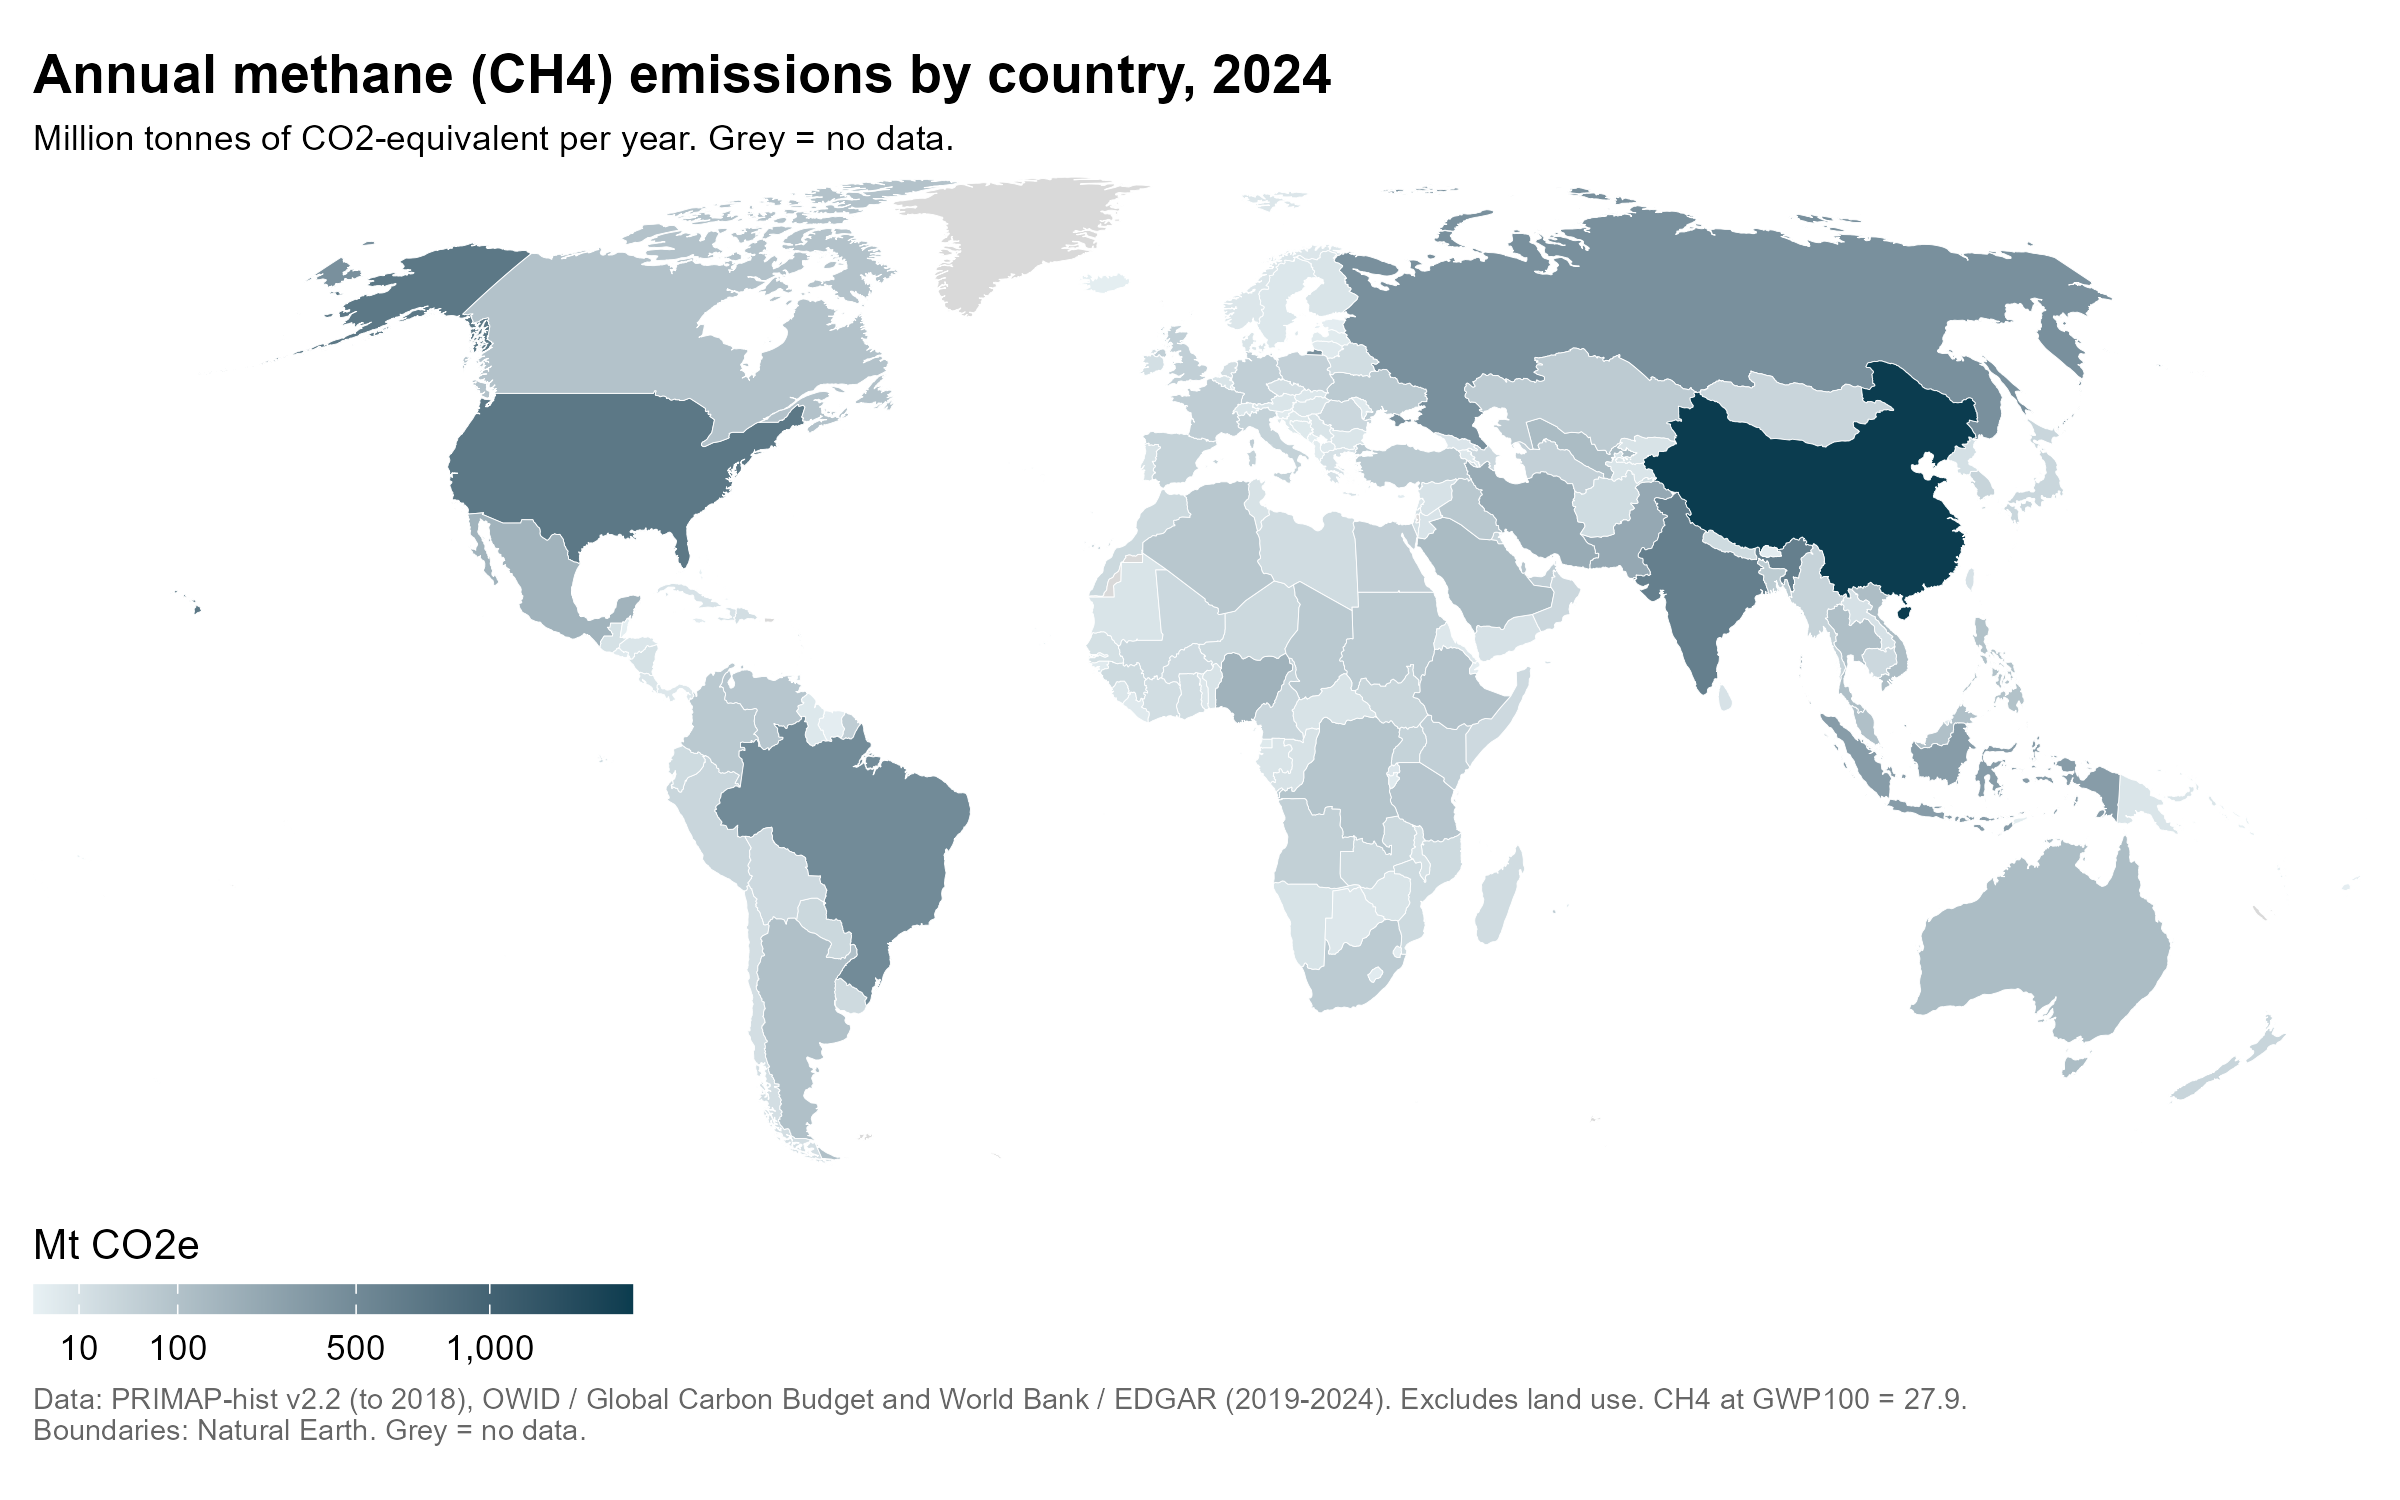

Write the R code that produced this figure.
# World map of CO2 or CH4 emissions by country, 1850-2024 (echarts4r version for the home page).
#
# Choropleth with a gas choice (CO2 / CH4), a measure choice (annual / per person) and a year slider with a play button.
# CH4 is in CO2-equivalent (GWP100 = 27.9), so both gases are on the warming scale.
# The plotly map on the Explore page (charts/b_countries_now/02_choropleth.r) stays as it is; geometry and ISO fixes match it.
# Data: data/emissions_country_year.csv, data/country_groups.csv, data/raw/natural_earth/ne_50m_admin_0_countries.geojson
# Run from the project root:  Rscript charts/e_home/03_world_map.r
# Saves: charts/e_home/03_world_map.png (static) and charts/e_home/03_world_map.html (interactive)
#
# Step 1: static ggplot (my-dataviz house style): CH4 in 2024 (the CO2 version already exists as 02_choropleth.png).
# Step 2: interactive echarts4r map. The world shapes are simplified to keep the HTML small, and the map is drawn
#         from those shapes inside the file, so it works offline (unlike the plotly version).
#         One update() reads all three controls every time, so changing one never resets the others.

library(tidyverse)
library(cowplot)
library(sf)
library(echarts4r)
source("charts/a_generations/echarts_helpers.r")   # save_echart()

if (!file.exists("data/emissions_country_year.csv")) {
  stop("Run this script from the project root: Rscript charts/e_home/03_world_map.r")
}

OUT_PNG  <- "charts/e_home/03_world_map.png"
OUT_HTML <- "charts/e_home/03_world_map.html"
default_year <- 2024
caption <- "Data: PRIMAP-hist v2.2 (to 2018), OWID / Global Carbon Budget and World Bank / EDGAR (2019-2024). Excludes land use. CH4 at GWP100 = 27.9. Boundaries: Natural Earth. Grey = no data."

# ---- Data (shared by both steps) ----
emissions <- read_csv("data/emissions_country_year.csv", show_col_types = FALSE)
groups    <- read_csv("data/country_groups.csv", show_col_types = FALSE)

# Individual countries only (drops World, regions, income groups), so nothing is double-counted.
country_codes <- groups |> filter(!is_aggregate) |> pull(iso_code)
countries <- emissions |> filter(iso_code %in% country_codes)

# Same geometry and ISO fixes as charts/b_countries_now/02_choropleth.r (see the notes there):
# ISO_A3_EH fills France and Norway, SDS -> SSD, drop Antarctica, unnamed shapes and the two small "AUS" territories.
sf_use_s2(FALSE)   # simplify in degrees, keeping shared borders intact
world <- st_read("data/raw/natural_earth/ne_50m_admin_0_countries.geojson", quiet = TRUE) |>
  mutate(iso_code = if_else(ISO_A3_EH == "SDS", "SSD", ISO_A3_EH)) |>
  filter(!iso_code %in% c("-99", "ATA"),
         !ADM0_A3 %in% c("IOA", "ATC")) |>
  select(iso_code, name = NAME, geometry)
stopifnot(!anyDuplicated(world$iso_code))

unmatched <- countries |> filter(year == default_year, !iso_code %in% world$iso_code)
message("Countries with data but no shape on the map: ", nrow(unmatched))

# ---- Step 1: static ggplot ----
map_data <- world |> left_join(filter(countries, year == default_year), by = "iso_code")
stopifnot(nrow(map_data) == nrow(world))   # the join must not add or repeat rows

p_map <- ggplot(map_data) +
  geom_sf(aes(fill = ch4_mtco2e), color = "white", linewidth = 0.1) +
  # sqrt scale so mid-sized emitters stay visible next to the largest
  scale_fill_gradient(
    low = "#e8f1f4", high = "#0b3c4f", trans = "sqrt", na.value = "#d9d9d9",
    breaks = c(10, 100, 500, 1000), labels = scales::comma,
    name = "Mt CO2e",
    guide = guide_colorbar(barwidth = 10, barheight = 0.5, title.position = "top")
  ) +
  coord_sf(crs = "+proj=robin", expand = FALSE) +
  labs(
    title    = paste0("Annual methane (CH4) emissions by country, ", default_year),
    subtitle = "Million tonnes of CO2-equivalent per year. Grey = no data.",
    caption  = str_wrap(caption, 140)
  ) +
  theme_map(font_size = 10) +
  theme(
    plot.title = element_text(face = "bold", size = 13),
    plot.caption = element_text(size = 7, color = "grey40", hjust = 0),
    legend.position = "bottom",
    legend.justification = "left",
    plot.margin = margin(8, 8, 8, 8)
  )

ggsave(OUT_PNG, p_map, width = 8, height = 5, bg = "white")

# ---- Step 2: interactive echarts4r ----
# Simplified shapes (about 0.05 degrees, ~5 km): small states keep a shape, the file stays small.
# st_simplify warns that lon/lat tolerances are in degrees; that is what we want here, so the warning is muted.
world_simple <- world |>
  st_simplify(dTolerance = 0.05, preserveTopology = TRUE) |>
  suppressWarnings() |>
  filter(!st_is_empty(geometry))
geo_file <- tempfile(fileext = ".geojson")
# 2 decimals (~1 km) is plenty at world scale and roughly halves the file
st_write(world_simple |> select(iso_code), geo_file, quiet = TRUE, layer_options = "COORDINATE_PRECISION=2")
geo_json <- jsonlite::read_json(geo_file)

# Four views: gas x measure. cap_p: the color scale tops out at this quantile; per person has a few
# extreme outliers, so it is capped at the 99.5th percentile (those countries get the darkest color).
metrics <- tribble(
  ~key,             ~gas,  ~measure, ~label,                ~unit,                  ~cap_p,
  "co2_mt",         "CO2", "annual", "Annual CO2 emissions",      "Mt CO2 per year",      1,
  "ch4_mtco2e",     "CH4", "annual", "Annual CH4 emissions",      "Mt CO2e per year",     1,
  "co2_per_capita", "CO2", "capita", "CO2 emissions per person",  "t CO2 per person",     0.995,
  "ch4_per_capita", "CH4", "capita", "CH4 emissions per person",  "t CO2e per person",    0.995
)

years     <- sort(unique(countries$year))
iso_codes <- sort(intersect(unique(countries$iso_code), world_simple$iso_code))

# One list per metric: for each year, the values in iso_codes order. Missing stays NA (grey), never 0.
make_matrix <- function(col) {
  countries |>
    filter(iso_code %in% iso_codes) |>
    select(iso_code, year, value = all_of(col)) |>
    complete(year = years, iso_code = iso_codes) |>
    arrange(year, iso_code) |>
    pull(value) |>
    matrix(nrow = length(years), ncol = length(iso_codes), byrow = TRUE) |>
    signif(3) |>
    (\(m) lapply(seq_len(nrow(m)), \(i) m[i, ]))()
}

payload <- list(
  years       = years,
  iso         = iso_codes,
  names       = as.list(setNames(world_simple$name, world_simple$iso_code)),   # also covers shapes with no data
  keys        = metrics$key,
  gas         = metrics$gas,
  measure     = metrics$measure,
  labels      = metrics$label,
  units       = metrics$unit,
  capped      = metrics$cap_p < 1,
  # Color range per metric is fixed across all years, so moving the slider compares like with like.
  zmax        = map2_dbl(metrics$key, metrics$cap_p, \(k, p) signif(quantile(countries[[k]], p, na.rm = TRUE), 2)),
  defaultYear = default_year,
  values      = setNames(map(metrics$key, make_matrix), metrics$key)
)

# Start from an empty map series; update() in the browser fills in data, title and color range.
p <- tibble(iso_code = iso_codes[1], value = 0) |>
  e_charts(iso_code) |>
  e_map_register("world", geo_json) |>
  e_map(value, map = "world") |>
  e_tooltip(trigger = "item", formatter = JS("
    function(p) {
      var d = p.data, name = (window.mapNames && window.mapNames[p.name]) || p.name;
      if (!d || d.raw === undefined) return '<b>' + name + '</b><br>No data';
      return '<b>' + name + '</b><br>' + d.year + '<br>' + d.text;
    }")) |>
  e_title("", left = 0, textStyle = list(fontSize = 17)) |>
  e_legend(show = FALSE)

p$x$opts$series[[1]] <- modifyList(p$x$opts$series[[1]], list(
  nameProperty = "iso_code",
  showLegendSymbol = FALSE,            # otherwise echarts puts a dot on every country
  roam = "move",                       # drag to pan; zoom with the buttons, so the page still scrolls
  top = 120, bottom = 110, left = 10, right = 10,
  itemStyle = list(areaColor = "#d9d9d9", borderColor = "#ffffff", borderWidth = 0.3),
  emphasis = list(label = list(show = FALSE), itemStyle = list(areaColor = "#efb306")),
  select = list(disabled = TRUE),
  label = list(show = FALSE)
))
p$x$opts$visualMap <- list(list(
  type = "continuous", min = 0, max = 1, calculable = FALSE, orient = "horizontal",
  left = 10, bottom = 34, itemWidth = 12, itemHeight = 150,
  inRange = list(color = c("#e8f1f4", "#8fc1d1", "#1f6f8b", "#0b3c4f")),
  textStyle = list(color = "#444", fontSize = 12)
))
# The caption wraps to the chart width (set in the browser, see fitCaption below).
p$x$opts$graphic <- list(list(id = "caption", type = "text", left = 0, bottom = 2,
                              style = list(text = caption, fill = "#888", fontSize = 10, overflow = "break")))

p <- p |>
  onRender("
    function(el, x, d) {
      var chart = echarts.getInstanceByDom(el);
      window.mapNames = d.names;

      // ---- Styles for the controls (same look as the plotly map) ----
      var css = document.createElement('style');
      css.textContent = `
        .ctl { font-family: Inter, system-ui, sans-serif; color: #1e3a5f; }
        .ctl-top { position: absolute; top: 40px; right: 10px; z-index: 5; display: flex; flex-wrap: wrap;
                   justify-content: flex-end; align-items: flex-end; gap: 10px; max-width: calc(100% - 20px); }
        .ctl-label { display: block; font-size: 13px; font-weight: 600; margin: 0 0 5px 4px; }
        .sel-wrap { position: relative; }
        .sel-wrap::after { content: '\\u25BE'; position: absolute; right: 14px; top: 50%; transform: translateY(-50%);
                           color: #2b6cb0; font-size: 18px; pointer-events: none; }
        .ctl select { appearance: none; -webkit-appearance: none; font: 600 15px Inter, system-ui, sans-serif; color: #1e3a5f;
                      padding: 8px 38px 8px 14px; min-width: 150px; height: 42px; background: #f2f7fd;
                      border: 2px solid #2b6cb0; border-radius: 12px; cursor: pointer; }
        .ctl select:hover { background: #e6f0fb; }
        .ctl select:focus-visible, .ctl button:focus-visible, .ctl input:focus-visible { outline: 3px solid #93c5fd; outline-offset: 2px; }
        .ctl button { font: 700 15px Inter, system-ui, sans-serif; height: 42px; min-width: 42px; padding: 0 14px; color: #fff;
                      background: #2b6cb0; border: 0; border-radius: 12px; cursor: pointer;
                      box-shadow: 0 2px 6px rgba(43, 108, 176, 0.35); transition: background .15s; }
        .ctl button:hover { background: #1e4e8c; }
        .ctl .zoom { font-size: 22px; line-height: 1; padding: 0; width: 42px; }
        .ctl-bottom { position: absolute; left: 260px; right: 20px; bottom: 34px; z-index: 5; display: flex;
                      align-items: center; gap: 12px; }
        .yr { min-width: 64px; text-align: center; font-size: 18px; font-weight: 700; color: #fff; background: #2b6cb0;
              border-radius: 12px; padding: 6px 10px; }
        .ends { font-size: 13px; font-weight: 600; color: #5b7390; }
        .ctl input[type=range] { -webkit-appearance: none; appearance: none; flex: 1; min-width: 80px; height: 10px;
                                 border-radius: 6px; background: #cbd5e1; cursor: pointer; margin: 0; }
        .ctl input[type=range]::-webkit-slider-thumb { -webkit-appearance: none; width: 24px; height: 24px; border-radius: 50%;
                                 background: #fff; border: 5px solid #2b6cb0; box-shadow: 0 2px 6px rgba(0, 0, 0, 0.3); }
        .ctl input[type=range]::-moz-range-thumb { width: 16px; height: 16px; border-radius: 50%; background: #fff;
                                 border: 5px solid #2b6cb0; }
        @media (max-width: 640px) { .ctl-bottom { left: 10px; bottom: 80px; } }
      `;
      document.head.appendChild(css);
      el.style.position = 'relative';

      function make(tag, cls, text) {
        var n = document.createElement(tag);
        if (cls) n.className = cls;
        if (text) n.textContent = text;
        return n;
      }
      function select(id, label, options) {
        var box = make('div'), lab = make('label', 'ctl-label', label), wrap = make('div', 'sel-wrap'), s = make('select');
        lab.htmlFor = s.id = id;
        options.forEach(function(o) { var op = document.createElement('option'); op.value = o[0]; op.text = o[1]; s.appendChild(op); });
        wrap.appendChild(s); box.appendChild(lab); box.appendChild(wrap);
        return [box, s];
      }

      // ---- Top right: gas and measure selects, zoom, download ----
      var top = make('div', 'ctl ctl-top');
      var g = select('map-gas', 'Gas', [['CO2', 'CO2'], ['CH4', 'CH4 (methane)']]);
      var m = select('map-measure', 'Measure', [['annual', 'Total per year'], ['capita', 'Per person']]);
      var zoomOut = make('button', 'zoom', '\\u2212'); zoomOut.title = 'Zoom out'; zoomOut.setAttribute('aria-label', 'Zoom out');
      var zoomIn  = make('button', 'zoom', '+');        zoomIn.title  = 'Zoom in';  zoomIn.setAttribute('aria-label', 'Zoom in');
      var dl = make('button', '', '\\u2193 PNG'); dl.title = 'Download the map as a PNG image';
      [g[0], m[0], zoomOut, zoomIn, dl].forEach(function(n) { top.appendChild(n); });
      el.appendChild(top);

      // ---- Bottom: play button and year slider ----
      var bottom = make('div', 'ctl ctl-bottom');
      var play = make('button', '', '\\u25B6 Play'); play.setAttribute('aria-label', 'Play through the years');
      var lab = make('div', 'yr');
      var rng = make('input');
      rng.type = 'range'; rng.min = 0; rng.max = d.years.length - 1; rng.step = 1;
      rng.value = d.years.indexOf(d.defaultYear); rng.setAttribute('aria-label', 'Year');
      [play, lab, make('span', 'ends', d.years[0]), rng, make('span', 'ends', d.years[d.years.length - 1])]
        .forEach(function(n) { bottom.appendChild(n); });
      el.appendChild(bottom);

      function fmt(v) {
        return v >= 100 ? Math.round(v).toLocaleString() : v.toLocaleString(undefined, {maximumFractionDigits: v < 1 ? 2 : 1});
      }

      // One update function reads all three controls every time.
      function update() {
        var k = -1;
        for (var i = 0; i < d.keys.length; i++) if (d.gas[i] === g[1].value && d.measure[i] === m[1].value) k = i;
        var yi = +rng.value, year = d.years[yi], row = d.values[d.keys[k]][yi], data = [];
        for (var j = 0; j < d.iso.length; j++) {
          var v = row[j];
          if (typeof v !== 'number') continue;   // no data: drawn grey, tooltip says so
          // sqrt scale so mid-sized emitters stay visible next to the largest
          data.push({name: d.iso[j], value: Math.sqrt(Math.max(v, 0)), raw: v, year: year, text: fmt(v) + ' ' + d.units[k]});
        }
        lab.textContent = year;
        var pct = yi / (d.years.length - 1) * 100;
        rng.style.background = 'linear-gradient(to right, #2b6cb0 ' + pct + '%, #cbd5e1 ' + pct + '%)';
        var unitText = d.units[k] + (d.capped[k] ? ' (scale capped at ' + fmt(d.zmax[k]) + ')' : '');
        chart.setOption({
          title: [{text: d.labels[k] + ' by country, ' + year, subtext: unitText}],
          series: [{data: data}],
          // labels at both ends of the color bar, in real units (the bar itself is on the sqrt scale)
          visualMap: [{max: Math.sqrt(d.zmax[k]), text: [fmt(d.zmax[k]) + (d.capped[k] ? '+' : ''), '0']}]
        });
      }
      g[1].addEventListener('change', update);
      m[1].addEventListener('change', update);
      rng.addEventListener('input', update);

      // ---- Play: steps through the years; starts over if already at the end ----
      var timer = null;
      function stop() { clearInterval(timer); timer = null; play.textContent = '\\u25B6 Play'; }
      play.addEventListener('click', function() {
        if (timer) { stop(); return; }
        if (+rng.value >= d.years.length - 1) rng.value = 0;
        play.textContent = '\\u275A\\u275A Pause';
        timer = setInterval(function() {
          if (+rng.value >= d.years.length - 1) { stop(); return; }
          rng.value = +rng.value + 1;
          update();
        }, 120);
      });
      rng.addEventListener('pointerdown', stop);

      // ---- Zoom buttons: change the map zoom; update() never touches it ----
      var zoom = 1;
      function setZoom(z) {
        zoom = Math.min(8, Math.max(1, z));
        var opt = {zoom: zoom};
        if (zoom === 1) opt.center = null;   // back to the full-world view
        chart.setOption({series: [opt]});
      }
      zoomIn.addEventListener('click', function() { setZoom(zoom * 1.5); });
      zoomOut.addEventListener('click', function() { setZoom(zoom / 1.5); });

      dl.addEventListener('click', function() {
        var a = document.createElement('a');
        a.href = chart.getDataURL({type: 'png', pixelRatio: 2, backgroundColor: '#fff'});
        a.download = 'map_' + g[1].value + '_' + m[1].value + '_' + d.years[+rng.value] + '.png';
        a.click();
      });

      function fitCaption() { chart.setOption({graphic: [{id: 'caption', style: {width: el.clientWidth - 10}}]}); }
      window.addEventListener('resize', fitCaption);
      fitCaption();
      update();
    }
  ", data = payload)

save_echart(p, OUT_HTML)
message("HTML size: ", round(file.size(OUT_HTML) / 1e6, 1), " MB")
